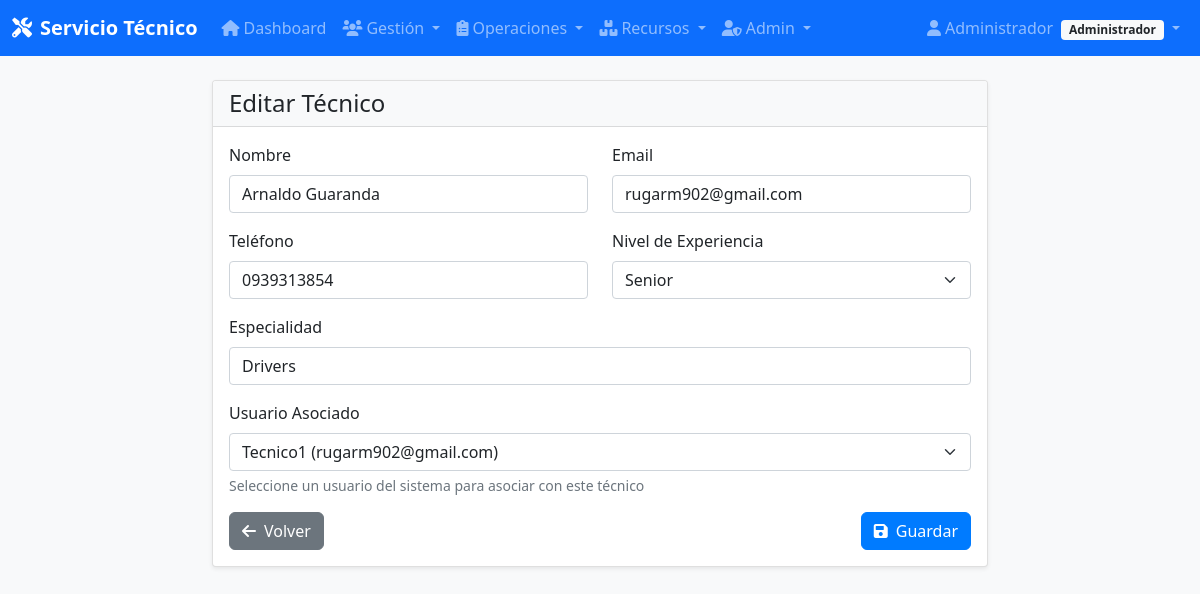
/tecnicos/2/editar (signed in), run on the app's committed database.
### app/models/models.py (models this page shows, shortened)
class Usuario(UserMixin, db.Model):
    __tablename__ = 'usuarios'
    id = db.Column(db.Integer, primary_key=True)
    nombre = db.Column(db.String(100), nullable=False)
    email = db.Column(db.String(120), unique=True, nullable=False, index=True)
    password_hash = db.Column(db.String(255), nullable=False)
    telefono = db.Column(db.String(20))
    rol = db.Column(db.String(20), nullable=False, default='administrador')  # Solo admin o tecnico
    fecha_creacion = db.Column(db.DateTime, default=datetime.utcnow)
    def is_admin(self):
        return self.rol == 'administrador'

class Tecnico(db.Model):
    __tablename__ = 'tecnicos'
    id = db.Column(db.Integer, primary_key=True)
    usuario_id = db.Column(db.Integer, db.ForeignKey('usuarios.id'), nullable=True)
    nombre = db.Column(db.String(100), nullable=False)
    email = db.Column(db.String(120))
    telefono = db.Column(db.String(20), nullable=False)
    especialidad = db.Column(db.String(100))
    nivel_experiencia = db.Column(db.String(20), default='junior')
    fecha_ingreso = db.Column(db.DateTime, default=datetime.utcnow)
    activo = db.Column(db.Boolean, default=True)  # <-- Agrega esta línea
    usuario = db.relationship('Usuario', backref='tecnico_profile')
    asignaciones = db.relationship('Asignacion', backref='tecnico', lazy=True)
    reportes = db.relationship('Reporte', backref='tecnico', lazy=True)
    pedidos_piezas = db.relationship('PedidoPieza', backref='tecnico', lazy=True)

### app/controllers/tecnicos.py (the view, shortened to what this page needs)
@tecnicos_bp.route('/<int:id>/editar', methods=['GET', 'POST'])
@admin_required
def edit(id):
    tecnico = Tecnico.query.get_or_404(id)
    form = TecnicoForm(obj=tecnico)
    usuarios_tecnicos = Usuario.query.filter_by(rol='tecnico').all()
    form.usuario_id.choices = [(0, 'Sin asociar')] + [(u.id, f"{u.nombre} ({u.email})") for u in usuarios_tecnicos]
    return render_template('tecnicos/form.html', form=form, title='Editar Técnico')

### app/forms.py
class TecnicoForm(FlaskForm):
    usuario_id = SelectField('Usuario Asociado', coerce=int, validators=[Optional()])
    nombre = StringField('Nombre', validators=[DataRequired(), Length(min=2, max=100)])
    email = StringField('Email', validators=[Email(), Optional()])
    telefono = StringField('Teléfono', validators=[DataRequired(), Length(max=20)])
    especialidad = StringField('Especialidad', validators=[Length(max=100)])
    nivel_experiencia = SelectField('Nivel de Experiencia',
                                    choices=[('junior', 'Junior'), ('senior', 'Senior'), ('experto', 'Experto')])

### app/templates/tecnicos/form.html (shortened to what this page needs)
{% extends "base.html" %}
{% block content %}
<div class="row justify-content-center">
    <div class="col-md-8">
        <div class="card">
            <div class="card-header">
                <h4 class="mb-0">{{ title }}</h4>
            </div>
            <div class="card-body">
                <form method="POST">
                    <div class="row">
                        <div class="col-md-6">
                            <div class="mb-3">
                                {{ form.nombre.label(class="form-label") }}
                                {{ form.nombre(class="form-control" + (" is-invalid" if form.nombre.errors else "")) }}
                            </div>
                        </div>
                        <div class="col-md-6">
                            <div class="mb-3">
                                {{ form.email.label(class="form-label") }}
                                {{ form.email(class="form-control" + (" is-invalid" if form.email.errors else "")) }}
                            </div>
                        </div>
                    </div>
                    <div class="row">
                        <div class="col-md-6">
                            <div class="mb-3">
                                {{ form.telefono.label(class="form-label") }}
                                {{ form.telefono(class="form-control" + (" is-invalid" if form.telefono.errors else "")) }}
                            </div>
                        </div>
                        <div class="col-md-6">
                            <div class="mb-3">
                                {{ form.nivel_experiencia.label(class="form-label") }}
                                {{ form.nivel_experiencia(class="form-select") }}
                            </div>
                        </div>
                    </div>
                    <div class="mb-3">
                        {{ form.especialidad.label(class="form-label") }}
                        {{ form.especialidad(class="form-control") }}
                    </div>
                    <div class="mb-3">
                        {{ form.usuario_id.label(class="form-label") }}
                        {{ form.usuario_id(class="form-select") }}
                        <div class="form-text">Seleccione un usuario del sistema para asociar con este técnico</div>
                    </div>
                    <div class="d-flex justify-content-between">
                        <a href="{{ url_for('tecnicos.list') }}" class="btn btn-secondary">
                            <i class="fas fa-arrow-left me-2"></i>Volver
                        </a>
                        <button type="submit" class="btn btn-primary">
                            <i class="fas fa-save me-2"></i>Guardar
                        </button>
                    </div>
                </form>
            </div>
        </div>
    </div>
</div>
{% endblock %}

### app/templates/base.html (shortened to what this page needs)
<!DOCTYPE html>
<html lang="es">
<head>
    <link href="https://cdn.jsdelivr.net/npm/bootstrap@5.1.3/dist/css/bootstrap.min.css" rel="stylesheet">
    <link href="https://cdnjs.cloudflare.com/ajax/libs/font-awesome/6.0.0/css/all.min.css" rel="stylesheet">
    <link href="{{ url_for('static', filename='css/style.css') }}" rel="stylesheet">
</head>
<body>
    {% if current_user.is_authenticated %}
    <nav class="navbar navbar-expand-lg navbar-dark bg-primary">
        <div class="container-fluid">
            <a class="navbar-brand" href="{{ url_for('main.index') }}">
                <i class="fas fa-tools me-2"></i>Servicio Técnico
            </a>
            <div class="collapse navbar-collapse" id="navbarNav">
                <ul class="navbar-nav me-auto">
                    <li class="nav-item">
                        <a class="nav-link" href="{{ url_for('main.index') }}">
                            <i class="fas fa-home me-1"></i>Dashboard
                        </a>
                    </li>
                    {% if current_user.is_admin() %}
                    <li class="nav-item dropdown">
                        <a class="nav-link dropdown-toggle" href="#" role="button" data-bs-toggle="dropdown">
                            <i class="fas fa-users me-1"></i>Gestión
                        </a>
                    </li>
                    <li class="nav-item dropdown">
                        <a class="nav-link dropdown-toggle" href="#" role="button" data-bs-toggle="dropdown">
                            <i class="fas fa-clipboard-list me-1"></i>Operaciones
                        </a>
                    </li>
                    <li class="nav-item dropdown">
                        <a class="nav-link dropdown-toggle" href="#" role="button" data-bs-toggle="dropdown">
                            <i class="fas fa-boxes me-1"></i>Recursos
                        </a>
                    </li>
                    <li class="nav-item dropdown">
                        <a class="nav-link dropdown-toggle" href="#" role="button" data-bs-toggle="dropdown">
                            <i class="fas fa-user-shield me-1"></i>Admin
                        </a>
                    </li>
                    {% endif %}
                </ul>
                <ul class="navbar-nav">
                    <li class="nav-item dropdown">
                        <a class="nav-link dropdown-toggle" href="#" role="button" data-bs-toggle="dropdown">
                            <i class="fas fa-user me-1"></i>{{ current_user.nombre }}
                            <span class="badge bg-light text-dark ms-1">{{ current_user.rol.title() }}</span>
                        </a>
                    </li>
                </ul>
            </div>
        </div>
    </nav>
    {% endif %}
    <main class="container-fluid mt-4">
        {% block content %}{% endblock %}
    </main>
</body>
</html>
</body>
</html>

### app/static/css/style.css (style rules this page uses)
body { background-color: #f8f9fa; font-family: "Segoe UI", Tahoma, Geneva, Verdana, sans-serif; }
.navbar-brand { font-weight: bold; }
.card { box-shadow: 0 0.125rem 0.25rem rgba(0, 0, 0, 0.075); border: 1px solid rgba(0, 0, 0, 0.125); }
.card-header { background-color: #f8f9fa; border-bottom: 1px solid rgba(0, 0, 0, 0.125); }
.btn { border-radius: 0.375rem; }
.badge { font-size: 0.75em; }
.btn-primary { background-color: #007bff; border-color: #007bff; }
.card, .btn, .form-control { transition: all 0.2s ease-in-out; }

### data on the page
Usuario: nombre "Administrador", rol "Administrador"
Tecnico: nombre "Arnaldo Guaranda", email "rugarm902@gmail.com", telefono "0939313854", nivel_experiencia "Senior", especialidad "Drivers", usuario_id "Tecnico1 (rugarm902@gmail.com)"

### other printed values
{{ title }} "Editar Técnico"
